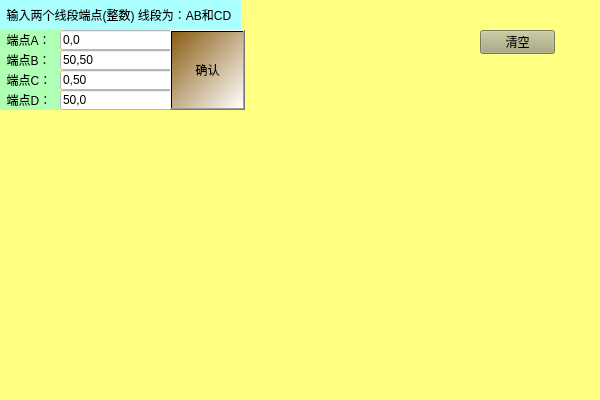
<?xml version="1.0" encoding="UTF-8"?>
<ui version="4.0">
 <class>Widget3Class</class>
 <widget class="QWidget" name="Widget3Class">
  <property name="geometry">
   <rect>
    <x>0</x>
    <y>0</y>
    <width>600</width>
    <height>400</height>
   </rect>
  </property>
  <property name="sizePolicy">
   <sizepolicy hsizetype="Expanding" vsizetype="Expanding">
    <horstretch>0</horstretch>
    <verstretch>0</verstretch>
   </sizepolicy>
  </property>
  <property name="windowTitle">
   <string>Widget3</string>
  </property>
  <property name="styleSheet">
   <string notr="true">background-color: rgb(255, 255, 130);</string>
  </property>
  <widget class="QLabel" name="label_2">
   <property name="geometry">
    <rect>
     <x>0</x>
     <y>0</y>
     <width>241</width>
     <height>30</height>
    </rect>
   </property>
   <property name="styleSheet">
    <string notr="true">background-color: rgb(170, 255, 255);</string>
   </property>
   <property name="text">
    <string>  输入两个线段端点(整数) 线段为：AB和CD</string>
   </property>
  </widget>
  <widget class="QLabel" name="label_3">
   <property name="geometry">
    <rect>
     <x>0</x>
     <y>30</y>
     <width>60</width>
     <height>20</height>
    </rect>
   </property>
   <property name="styleSheet">
    <string notr="true">background-color: rgb(175, 255, 180);</string>
   </property>
   <property name="text">
    <string>  端点A：</string>
   </property>
  </widget>
  <widget class="QLabel" name="label_4">
   <property name="geometry">
    <rect>
     <x>0</x>
     <y>50</y>
     <width>60</width>
     <height>20</height>
    </rect>
   </property>
   <property name="styleSheet">
    <string notr="true">background-color: rgb(175, 255, 180);</string>
   </property>
   <property name="text">
    <string>  端点B：</string>
   </property>
  </widget>
  <widget class="QLabel" name="label_5">
   <property name="geometry">
    <rect>
     <x>0</x>
     <y>70</y>
     <width>60</width>
     <height>20</height>
    </rect>
   </property>
   <property name="styleSheet">
    <string notr="true">background-color: rgb(175, 255, 180);</string>
   </property>
   <property name="text">
    <string>  端点C：</string>
   </property>
  </widget>
  <widget class="QLabel" name="label_6">
   <property name="geometry">
    <rect>
     <x>0</x>
     <y>90</y>
     <width>60</width>
     <height>20</height>
    </rect>
   </property>
   <property name="styleSheet">
    <string notr="true">background-color: rgb(175, 255, 180);</string>
   </property>
   <property name="text">
    <string>  端点D：</string>
   </property>
  </widget>
  <widget class="QLineEdit" name="lineEdit_1">
   <property name="geometry">
    <rect>
     <x>60</x>
     <y>30</y>
     <width>113</width>
     <height>20</height>
    </rect>
   </property>
   <property name="styleSheet">
    <string notr="true">background-color: rgb(255, 255, 255);</string>
   </property>
   <property name="text">
    <string>0,0</string>
   </property>
  </widget>
  <widget class="QLineEdit" name="lineEdit_2">
   <property name="geometry">
    <rect>
     <x>60</x>
     <y>50</y>
     <width>113</width>
     <height>20</height>
    </rect>
   </property>
   <property name="styleSheet">
    <string notr="true">background-color: rgb(255, 255, 255);</string>
   </property>
   <property name="text">
    <string>50,50</string>
   </property>
  </widget>
  <widget class="QLineEdit" name="lineEdit_3">
   <property name="geometry">
    <rect>
     <x>60</x>
     <y>70</y>
     <width>113</width>
     <height>20</height>
    </rect>
   </property>
   <property name="styleSheet">
    <string notr="true">background-color: rgb(255, 255, 255);</string>
   </property>
   <property name="text">
    <string>0,50</string>
   </property>
  </widget>
  <widget class="QLineEdit" name="lineEdit_4">
   <property name="geometry">
    <rect>
     <x>60</x>
     <y>90</y>
     <width>113</width>
     <height>20</height>
    </rect>
   </property>
   <property name="styleSheet">
    <string notr="true">background-color: rgb(255, 255, 255);</string>
   </property>
   <property name="text">
    <string>50,0</string>
   </property>
  </widget>
  <widget class="QPushButton" name="pushButton">
   <property name="geometry">
    <rect>
     <x>170</x>
     <y>30</y>
     <width>75</width>
     <height>80</height>
    </rect>
   </property>
   <property name="cursor">
    <cursorShape>PointingHandCursor</cursorShape>
   </property>
   <property name="styleSheet">
    <string notr="true">background-color: rgb(255, 187, 166);
background-color: qlineargradient(spread:pad, x1:0, y1:0, x2:1, y2:1, stop:0 rgba(138, 93, 20, 255), stop:1 rgba(255, 255, 255, 255));</string>
   </property>
   <property name="text">
    <string>确认</string>
   </property>
  </widget>
  <widget class="QLabel" name="label">
   <property name="geometry">
    <rect>
     <x>300</x>
     <y>40</y>
     <width>150</width>
     <height>50</height>
    </rect>
   </property>
   <property name="styleSheet">
    <string notr="true">font: 700 16pt &quot;Consolas&quot;;</string>
   </property>
   <property name="text">
    <string/>
   </property>
  </widget>
  <widget class="QPushButton" name="pushButton_2">
   <property name="geometry">
    <rect>
     <x>480</x>
     <y>30</y>
     <width>75</width>
     <height>24</height>
    </rect>
   </property>
   <property name="cursor">
    <cursorShape>PointingHandCursor</cursorShape>
   </property>
   <property name="styleSheet">
    <string notr="true">background-color: rgb(170, 170, 127);</string>
   </property>
   <property name="text">
    <string>清空</string>
   </property>
  </widget>
 </widget>
 <layoutdefault spacing="6" margin="11"/>
 <resources/>
 <connections/>
</ui>
